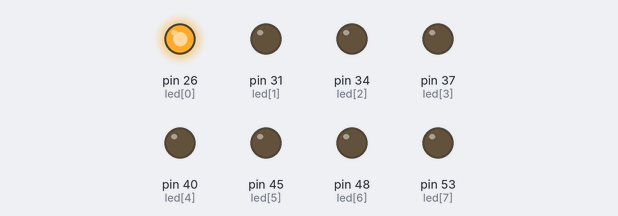
Simulated run of this sketch. Board: Arduino Mega 2560, built with avr-gcc and run on an emulated ATmega2560. Parts: output pins drawn as LEDs (lit = HIGH).

Above: at 0.5 s.
At 2.5 s:
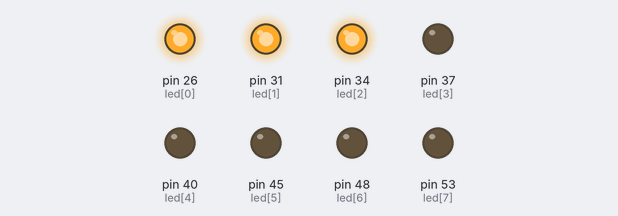
At 4.5 s:
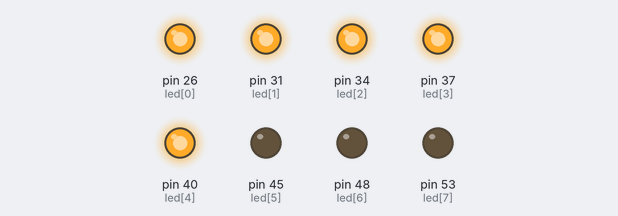
At 9.5 s:
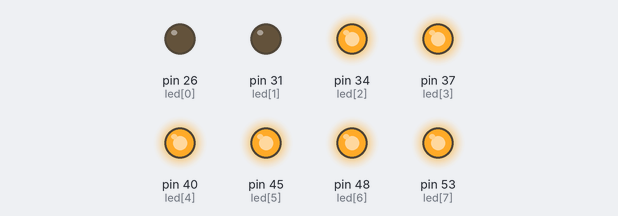
At 14.5 s:
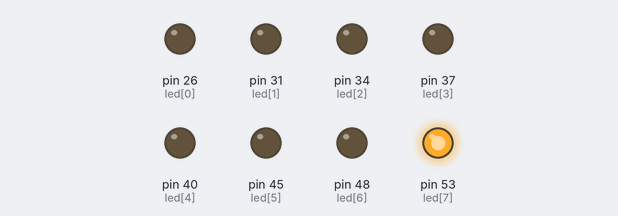
At 19.5 s:
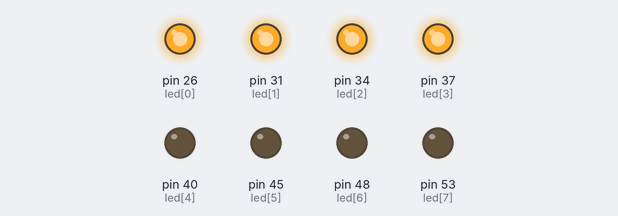
Timing chart, 0 to 20.8 s (numbered marks = the images above):
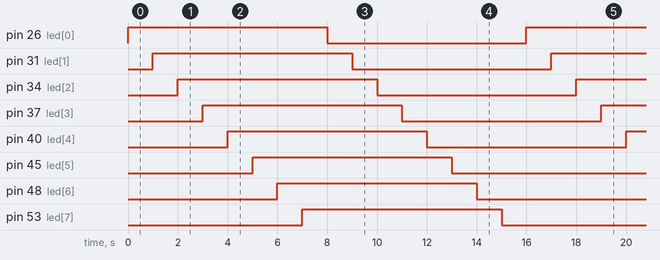

Measured:
- by itself, pin 26 (led[0]), pin 31 (led[1]), pin 34 (led[2]), pin 37 (led[3]), pin 40 (led[4]), pin 45 (led[5]), pin 48 (led[6]), pin 53 (led[7]): alternates HIGH for 8.0 s and LOW for 8.0 s
- by itself, everything shown: repeats every 16.0 s, in 16 steps

The sketch:

7segmentled.ino
```cpp
int led[]={26,31,34,37,40,45,48,53};

void setup() {
  for(int i=0;i<8;i++)
    {
      pinMode(led[i],OUTPUT);
    }
  }

void loop() {
  for(int i=0;i<8;i++)
    {
      digitalWrite(led[i],HIGH);
      delay(1000);
    }
  for(int i=0;i<8;i++)
    {
      digitalWrite(led[i],LOW);
      delay(1000);
    }
}
```
